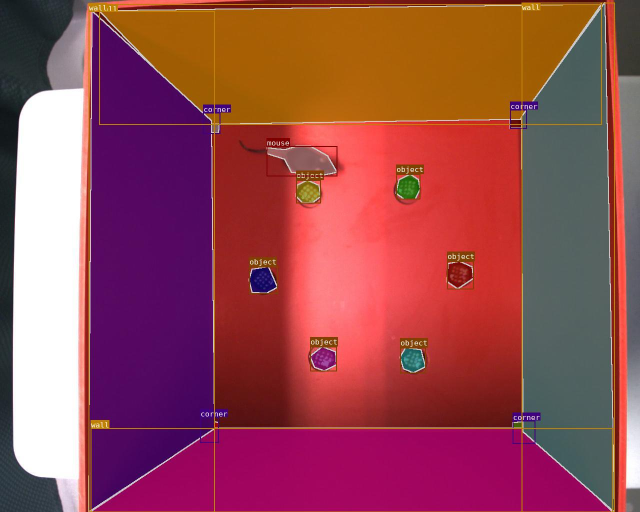
#> input picture _images/00002895_7.jpg, 1280 x 1024 px (shown at 1/2 size); its folder holds only this picture in this run
$ python -i skeletonization.py   (imports and definitions only)
#> lines starting #> are read from the running program, lines starting #| are printed output that depends on the picture
import os
import json
import argparse
import glob
import logging
from typing import Any, Dict, List, Optional, Tuple

import numpy as np
from annolid.annotation.labelme2binarymasks import LabelMeProcessor

try:
    from scipy.ndimage import (
        distance_transform_edt as _scipy_distance_transform_edt,
        label as _scipy_ndi_label,
    )
except ImportError:
    _scipy_distance_transform_edt = None
    _scipy_ndi_label = None

try:
    from sklearn.decomposition import PCA as _SklearnPCA
except ImportError:
    _SklearnPCA = None

try:
    from skimage.morphology import (
        medial_axis as _skimage_medial_axis,
        skeletonize as _skimage_skeletonize,
    )
except ImportError:  # optional on Python 3.15+ or lean installs
    _skimage_medial_axis = None
    _skimage_skeletonize = None


# [55 lines left out: functions distance_transform_edt, ndi_label, _principal_axis, _skeletonize_mask, not called in this run]


def _medial_axis_with_distance(
    binary_mask: np.ndarray,
) -> Tuple[np.ndarray, np.ndarray]:
    if _skimage_medial_axis is not None:
        return _skimage_medial_axis(binary_mask, return_distance=True)
    mask_bool = np.asarray(binary_mask) > 0
    return _skeletonize_mask(mask_bool), distance_transform_edt(mask_bool)


class ShapeProcessor:
    # [437 lines left out: functions __init__, prune_medial_axis, compute_symmetry_axis, refine_keypoints_with_symmetry, calculate_centroid, calculate_extreme_points_on_medial_axis and 10 more, not called in this run]


def extract_medial_axis(binary_image: np.ndarray) -> np.ndarray:
    """
    Extract the medial axis from a binary image.

    Parameters:
    -----------
    binary_image : np.ndarray
        The binary image.

    Returns:
    --------
    np.ndarray:
        The medial axis.
    """
    medial, _ = _medial_axis_with_distance(binary_image)
    return medial


# [157 lines left out: functions _is_metadata_json, add_key_points_to_labelme_json, extract_ground_truth_keypoints, main, not called in this run]


# [12 lines not run here, left out]

>>> import cv2
>>> picture = cv2.imread('../../_images/00002895_7.jpg', cv2.IMREAD_GRAYSCALE)
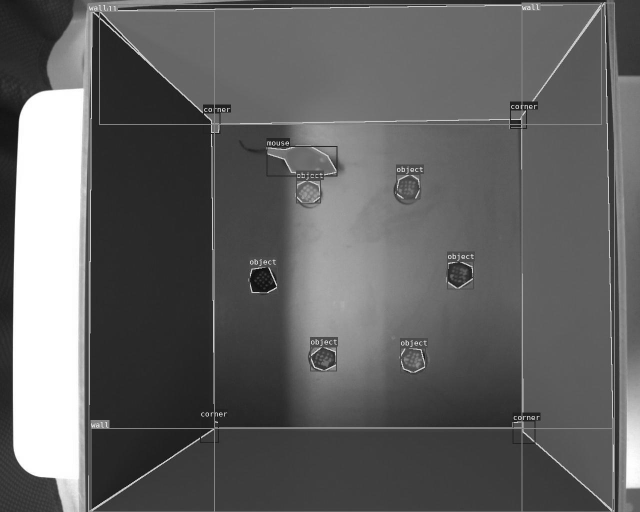
#> picture: shape (1024, 1280) (shown at 1/2 size); min 0, max 255, mean 97.9
>>> result = extract_medial_axis(picture)
#> in extract_medial_axis, `medial, _ = _medial_axis_with_distance(binary_image)`:
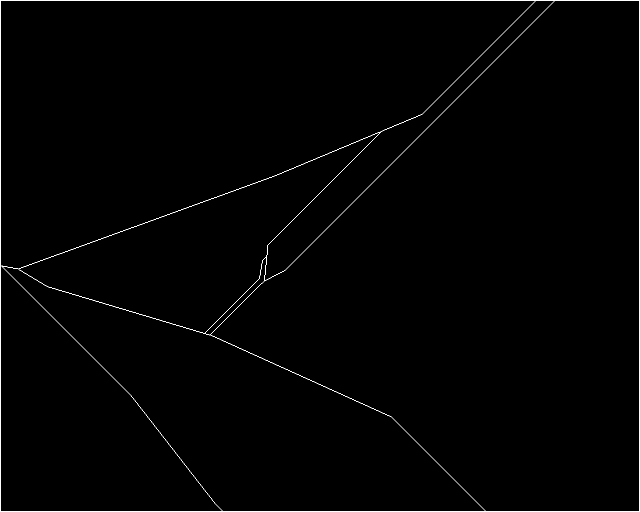
#> medial: shape (1024, 1280) bool (shown at 1/2 size); 0.63% white in thin lines or dots
